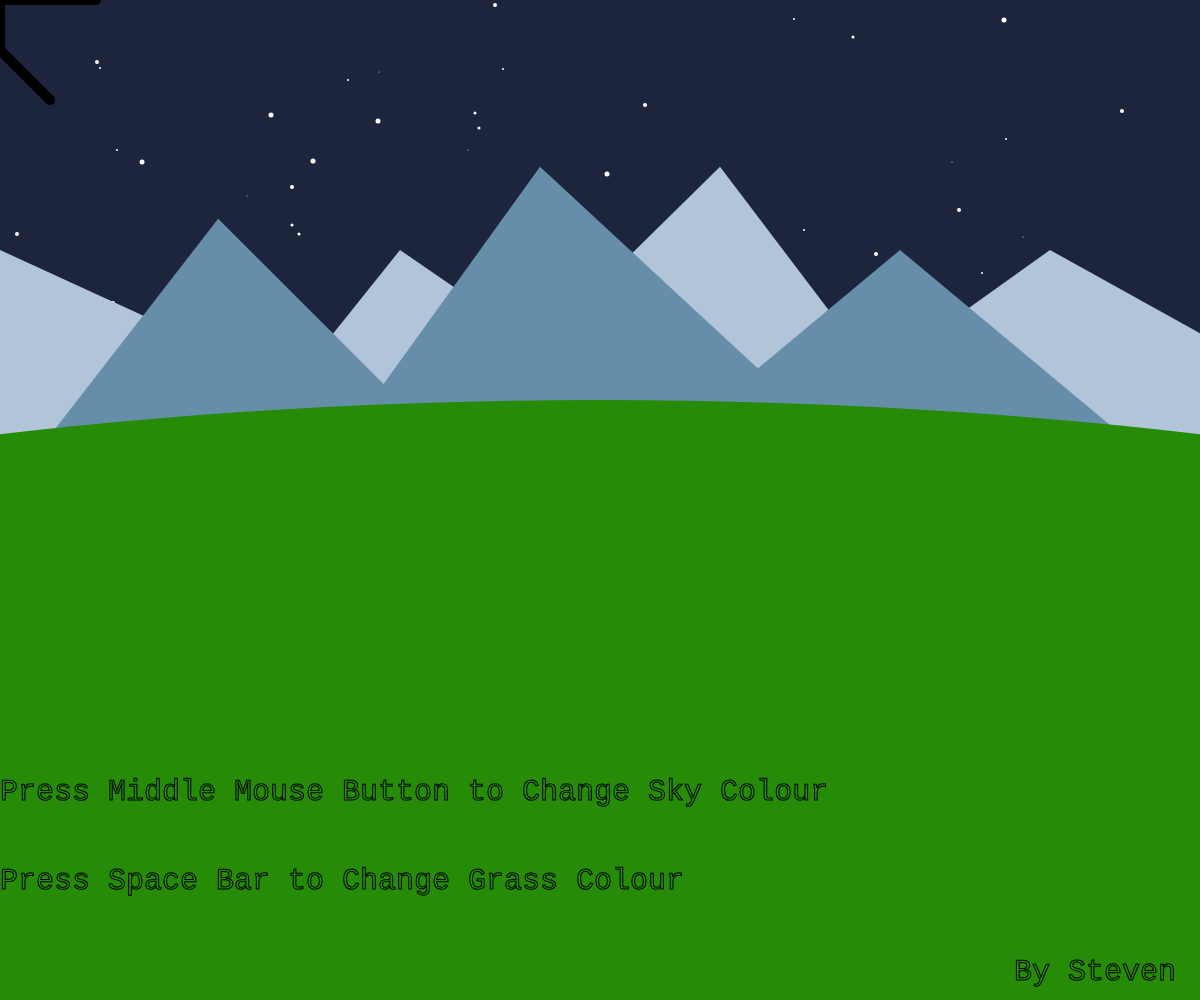
Frame 1 (no input)
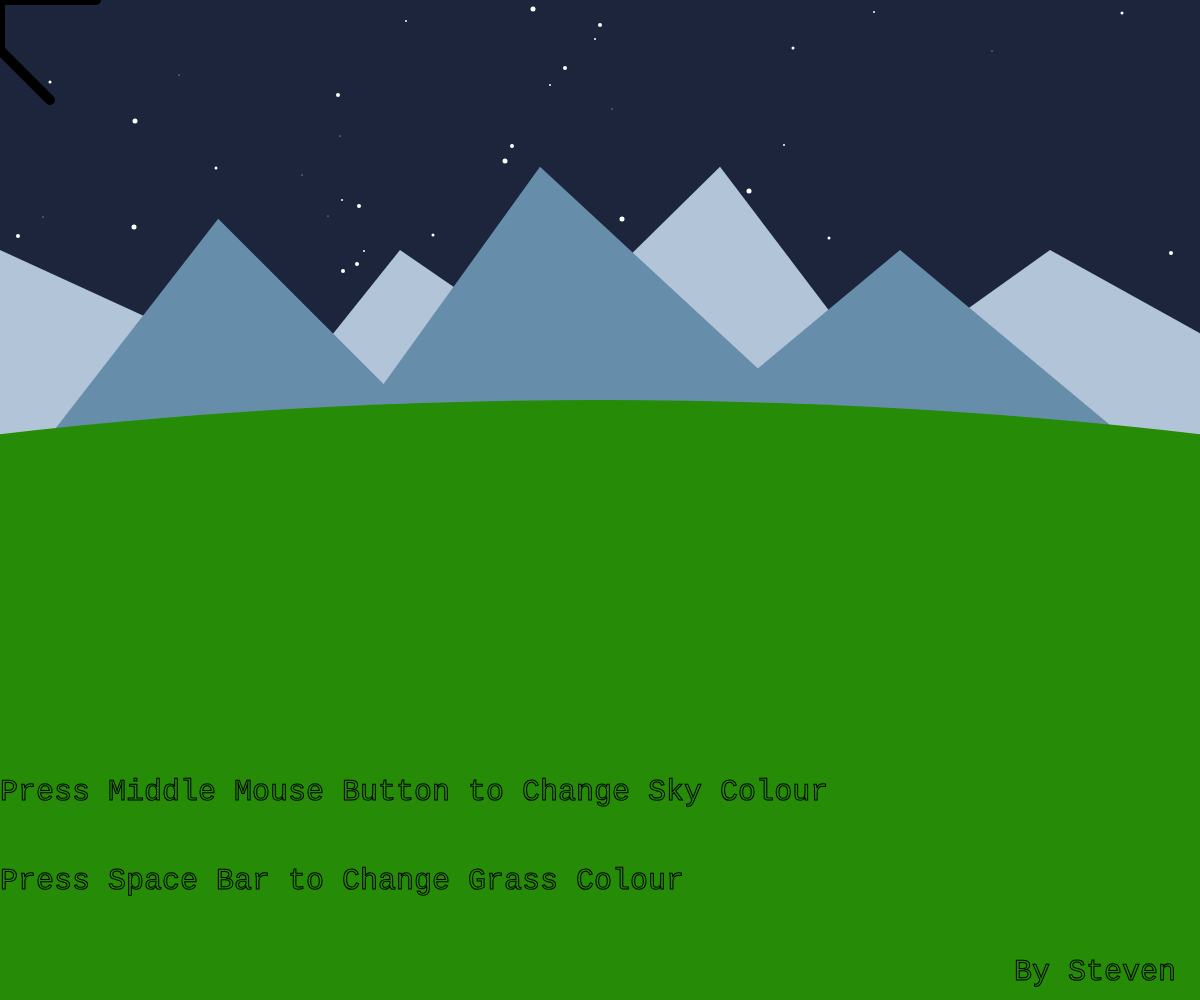
Frame 60 (no input)
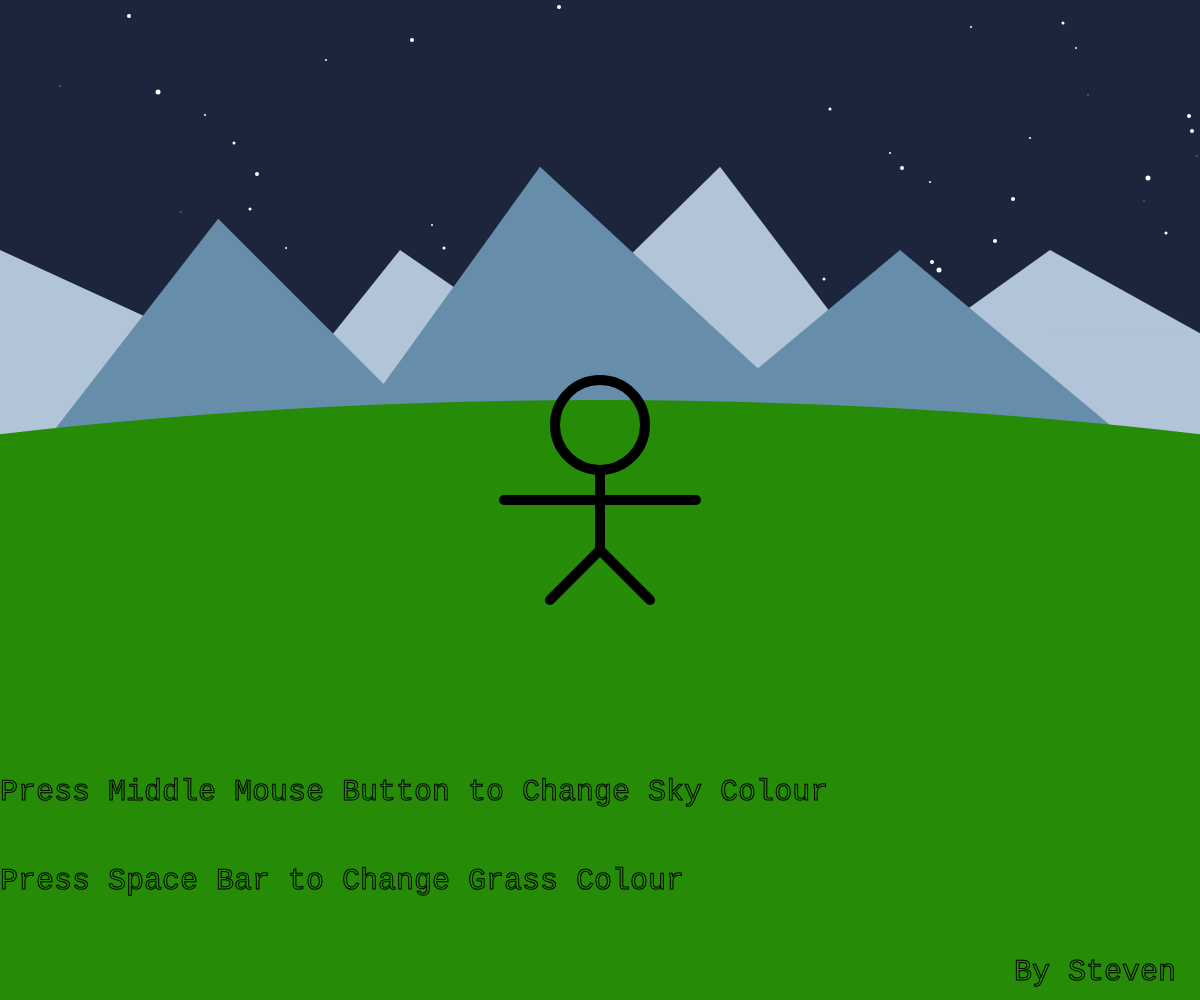
Frame 120 (the mouse pressed at the canvas centre since frame 60)

The p5.js sketch that drew these frames (run headless with seeded random() and noise() and a simulated clock; from frame 60 on, the mouse is pressed at the canvas centre):

// p5.js sketch
// ── sketch.js
// Interactive Scene
// Steven Huang
// September 23rd, 2024
// CS30 P3
// An Interactive program that run continually and produce outputs that is influenced by user input.

//4-state var for background
let currentBack = 0
//declare easy to access variable for constantly updating colours
let currentBackColourR = 28
let currentBackColourG = 37
let currentBackColourB = 60
//4-state var for grass colour/keyboard control
let currentGrass = 0
//declare easy to access variable for constantly updating colours
let currentGrassColourR = 38
let currentGrassColourG = 139
let currentGrassColourB = 7


//setup
function setup() {
  createCanvas(windowWidth, windowHeight);

  loop()
}

function draw() {

  //default properties

  textAlign(LEFT);
  textAlign(TOP);

  background(currentBackColourR, currentBackColourG, currentBackColourB);

  noStroke();
  fill(255, 255, 255);

  //draws stars based on canvas size
  let starc = width * height / 10000
  for (let i = 0; i < starc; i++) {
    circle(Math.floor(Math.random() * width) + 1, Math.floor(Math.random() * height) + 1, Math.floor(Math.random() * 5) + 1);
  }

  //draw back mountains - light grey
  fill(177, 196, 216);
  triangle(0, height / 4, 0, height, width, height * 4 / 5);
  triangle(width / 3, height / 4, 0, height * 3 / 4, width, height * 4 / 5);
  triangle(width * 3 / 5, height / 6, 0, height * 3.5 / 4, width, height * 4 / 5);
  triangle(width * 7 / 8, height / 4, 0, height, width, height / 3);
  rect(width * 7 / 8, height / 3, width, height);
  rect(width * 6 / 8, height * 5 / 12, width, height);

  fill(102, 142, 171);
  //draw front mountains - dark grey
  triangle(width / 5.5, height * 3.5 / 16, 0, height / 2, width * 2 / 3, height * 4 / 5);
  triangle(width * 3 / 4, height / 4, 0, height, width, height / 2);
  triangle(width * 0.9 / 2, height / 6, width / 4, height / 2, width * 3 / 4, height / 2);

  //draw grass
  fill(currentGrassColourR, currentGrassColourG, currentGrassColourB);
  ellipse(width / 2, height, width * 3, height * 1.2);

  //stick man head
  stroke(0, 0, 0);
  strokeWeight(10);
  fill(0, 0, 0, 0);
  circle(mouseX, mouseY - 75, 90);

  //stick man body
  line(mouseX, mouseY - 30, mouseX, mouseY + 50);
  line(mouseX - width * height / 12500, mouseY, mouseX + width * height / 12500, mouseY);
  line(mouseX, mouseY + 50, mouseX - 50, mouseY + 100);
  line(mouseX, mouseY + 50, mouseX + 50, mouseY + 100);

  //text instructions/artist's mark
  strokeWeight(1);
  textFont('Courier New');
  textSize(width / 40);
  text("Press Middle Mouse Button to Change Sky Colour", 0, height * 4 / 5);
  text("Press Space Bar to Change Grass Colour", 0, height * 8 / 9);
  textAlign(RIGHT);
  textAlign(BOTTOM);
  text("By Steven", width * 49 / 50, height * 49 / 50);
}

//constantly updating window for canvas to look natural and fit to scale
function windowResized() {
  resizeCanvas(windowWidth, windowHeight);

}

//middle click function for background colour change
function mousePressed() {
  if (mouseButton === CENTER) {

    if (currentBack === 0) {
      currentBackColourR = 31
      currentBackColourG = 62
      currentBackColourB = 90
      currentBack = 1
    } else if (currentBack === 1) {
      currentBackColourR = 20
      currentBackColourG = 80
      currentBackColourB = 81
      currentBack = 2

    } else if (currentBack === 2) {
      currentBackColourR = 40
      currentBackColourG = 28
      currentBackColourB = 60
      currentBack = 3
    } else if (currentBack === 3) {
      currentBackColourR = 28
      currentBackColourG = 37
      currentBackColourB = 60
      currentBack = 0
    }
  }
}

//spacebar function for grass colour change
function keyPressed() {
  if (keyCode === 32) {
    if (currentGrass === 0) {
      currentGrassColourR = 19
      currentGrassColourG = 133
      currentGrassColourB = 16
      currentGrass = 1
    } else if (currentGrass === 1) {
      currentGrassColourR = 17
      currentGrassColourG = 124
      currentGrassColourB = 19
      currentGrass = 2

    } else if (currentGrass === 2) {
      currentGrassColourR = 19
      currentGrassColourG = 109
      currentGrassColourB = 21
      currentGrass = 3
    } else if (currentGrass === 3) {
      currentGrassColourR = 38
      currentGrassColourG = 139
      currentGrassColourB = 7
      currentGrass = 0
    }
  }


}

/*function starr() {

  textAlign(CENTER, CENTER);

  // Use the size parameter.
  textSize(size);
  background(0);
  noStroke();
  fill(255, 255, 255);
  //draws stars
  let starc = width * height / 10000
  for (let i = 0; i < starc; i++) {
    circle(Math.floor(Math.random() * width) + 1, Math.floor(Math.random() * height) + 1, Math.floor(Math.random() * 5) + 1);


  }
  //no constantly updating stars to prevent asthma attacks
  noLoop();
}*/
